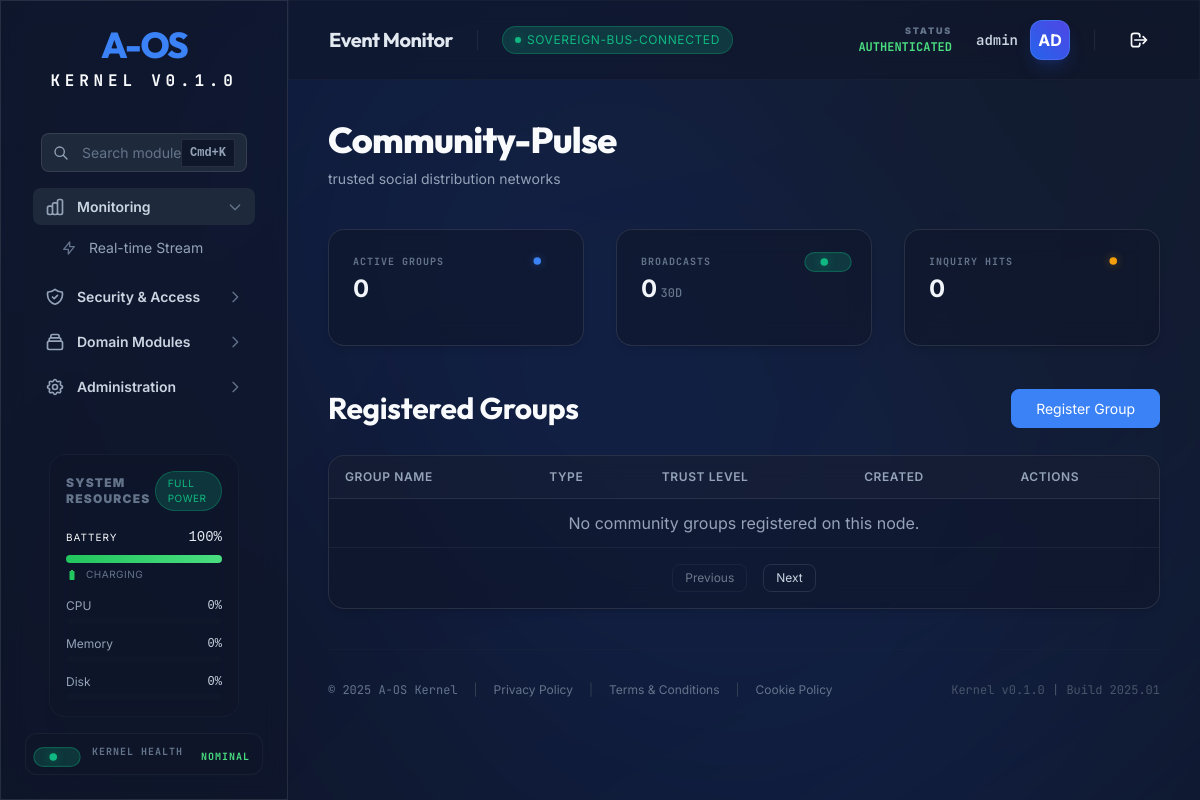
Before: /community/ (signed in) with the older database file.
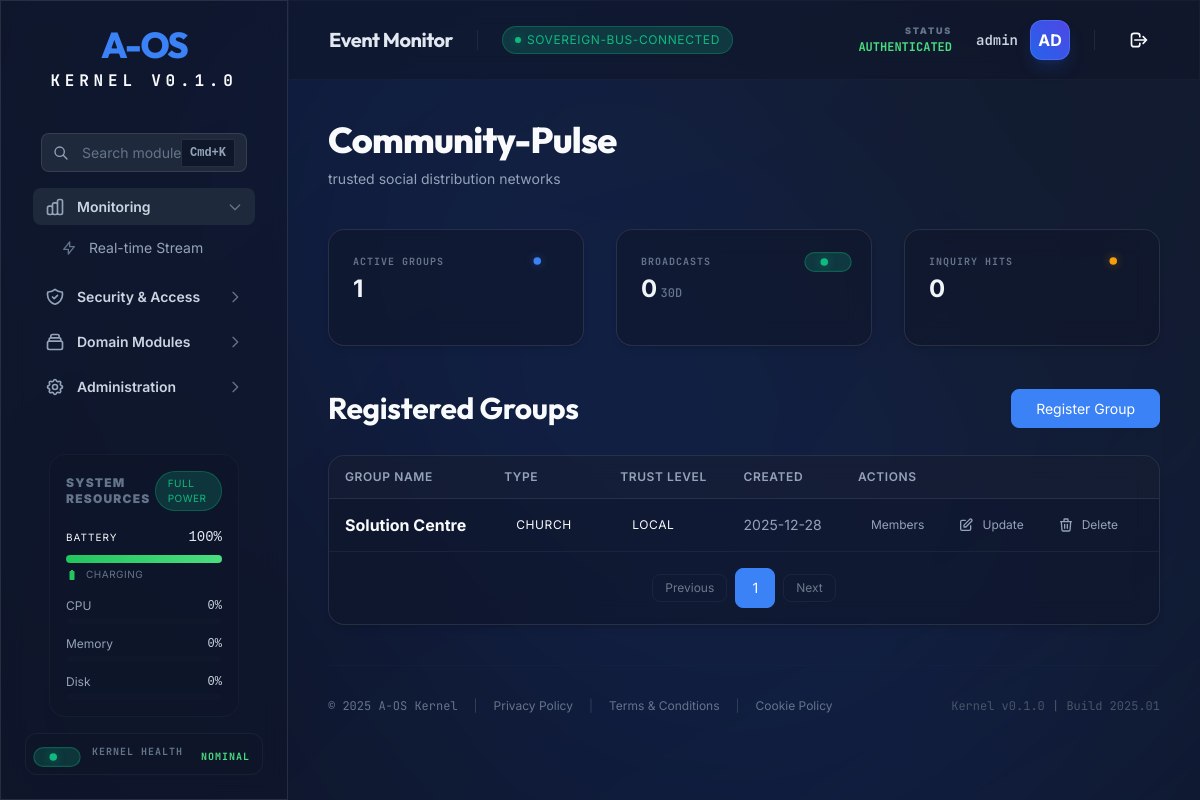
After: the same page with the newer database file.
### tables this page shows
CREATE TABLE community_groups (
        id TEXT PRIMARY KEY,
        name TEXT NOT NULL,
        description TEXT,
        group_type TEXT,
        tags TEXT DEFAULT '[]', -- JSON list
        location TEXT,
        admin_id TEXT,
        trust_level TEXT DEFAULT 'local',
        preferred_channels TEXT DEFAULT 'ussd,sms',
        active BOOLEAN DEFAULT 1,
        created_at DATETIME DEFAULT CURRENT_TIMESTAMP
    );

### aos/api/routers/community.py (the view)
@router.get("/", response_class=HTMLResponse)
async def community_dashboard(request: Request, page: int = 1, operator=Depends(get_current_operator)):
    pagination_data = community_state.module.list_groups(page=page, per_page=10) if community_state.module else {
        "groups": [],
        "total": 0,
        "page": 1,
        "per_page": 10,
        "total_pages": 0
    }
    broadcasts_count = 0
    if community_state.module:
        broadcasts_count = len(community_state.module._announcements.list_all())
    return templates.TemplateResponse("community.html", {
        "request": request,
        "user": operator,
        **pagination_data,  # Unpack pagination data
        "broadcasts_count": broadcasts_count,
        "inquiry_hits": 0
    })

### aos/api/templates/community.html (shortened to what this page needs)
{% extends "dashboard.html" %}
{% from "components/atoms/EliteButton.html" import elite_button %}
{% from "components/atoms/Card.html" import card %}
{% from "components/molecules/DataCard.html" import data_card %}
{% from "components/molecules/Pagination.html" import pagination %}
{% block content %}
<header class="mb-10">
    <h1 class="aos-h1 mb-2">Community-Pulse</h1>
    <p class="aos-text-muted aos-text-sm">trusted social distribution networks</p>
</header>
<div class="grid grid-cols-1 md:grid-cols-3 gap-8">
    {{ data_card(label="Active Groups", value=total|string, status="info") }}
    {{ data_card(label="Broadcasts", value=broadcasts_count|default(0)|string, unit="30d", status="success") }}
    {{ data_card(label="Inquiry Hits", value=inquiry_hits|default(0)|string, status="warning") }}
</div>
<section class="aos-stack-md">
    <div class="flex items-center justify-between mb-6">
        <h2 class="aos-h2">Registered Groups</h2>
        <button class="aos-btn aos-btn-primary aos-size-md" hx-get="/community/register" hx-target="#modal-content"
            onclick="openModal()">
            <span class="aos-btn-text">Register Group</span>
        </button>
    </div>
    {% call card(padding="0", class="aos-overflow-hidden") %}
    <table class="aos-table">
        <thead>
            <tr>
                <th>Group Name</th>
                <th>Type</th>
                <th>Trust Level</th>
                <th>Created</th>
                <th>Actions</th>
            </tr>
        </thead>
        <tbody>
            {% for group in groups %}
            <tr>
                <td class="aos-font-bold">{{ group.name }}</td>
                <td><span class="aos-badge aos-badge-info">{{ group.group_type }}</span></td>
                <td>
                    <span
                        class="aos-badge {% if group.trust_level == 'verified' %}aos-badge-success{% else %}aos-badge-warning{% endif %}">
                        {{ group.trust_level }}
                    </span>
                </td>
                <td class="aos-text-sm aos-text-muted">{{ group.created_at.strftime('%Y-%m-%d') }}</td>
                <td>
                    <div class="flex items-center gap-2">
                        <button class="aos-btn aos-btn-ghost aos-size-sm" hx-get="/community/{{ group.id }}/members"
                            hx-target="#modal-content" onclick="openModal()">
                            <span class="aos-btn-text">Members</span>
                        </button>
                        <button class="aos-btn aos-btn-ghost aos-size-sm aos-text-primary"
                            onclick="alert('Update feature coming soon!')">
                            <svg class="w-4 h-4" fill="none" stroke="currentColor" viewBox="0 0 24 24">
                                <path stroke-linecap="round" stroke-linejoin="round" stroke-width="2"
                                    d="M11 5H6a2 2 0 00-2 2v11a2 2 0 002 2h11a2 2 0 002-2v-5m-1.414-9.414a2 2 0 112.828 2.828L11.828 15H9v-2.828l8.586-8.586z">
                                </path>
                            </svg>
                            <span class="aos-btn-text">Update</span>
                        </button>
                        <button class="aos-btn aos-btn-ghost aos-size-sm aos-text-danger hover:aos-bg-danger-fade"
                            onclick="confirmDelete('{{ group.id }}', '{{ group.name }}')">
                            <svg class="w-4 h-4" fill="none" stroke="currentColor" viewBox="0 0 24 24">
                                <path stroke-linecap="round" stroke-linejoin="round" stroke-width="2"
                                    d="M19 7l-.867 12.142A2 2 0 0116.138 21H7.862a2 2 0 01-1.995-1.858L5 7m5 4v6m4-6v6m1-10V4a1 1 0 00-1-1h-4a1 1 0 00-1 1v3M4 7h16">
                                </path>
                            </svg>
                            <span class="aos-btn-text">Delete</span>
                        </button>
                    </div>
                </td>
            </tr>
            {% else %}
            <tr>
                <td colspan="5" class="aos-text-center aos-py-8 aos-text-muted">
                    No community groups registered on this node.
                </td>
            </tr>
            {% endfor %}
        </tbody>
    </table>
    {{ pagination(
    current_page=page,
    total_pages=total_pages,
    on_page_change="loadPage"
    ) }}
    {% endcall %}
</section>
{% endblock %}

Changed rows visible on the page:
added community_groups: name "Solution Centre", group_type "CHURCH", trust_level "LOCAL", created_at "2025-12-28"
Other visible differences:
{{ value }}: "0 0 0" → "1 0 0"
new list line: "1"
text no longer shown: "No community groups registered on this node."
